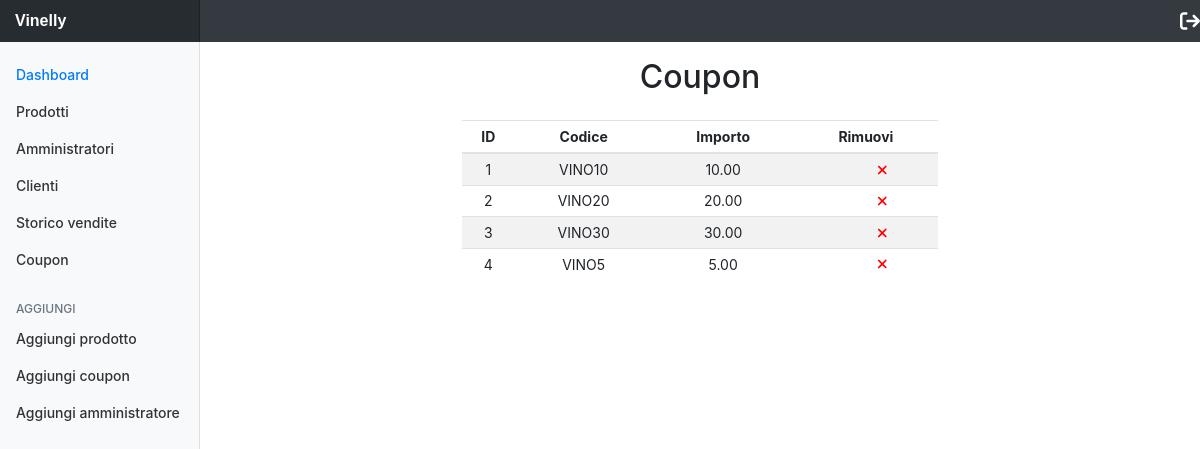
/pages/panel/coupon.php (signed in), run on the app's committed database.
### tables this page shows
CREATE TABLE `coupon` (
  `id` int(11) NOT NULL,
  `codice` varchar(50) NOT NULL,
  `importo_sconto` double(15,2) NOT NULL
);

### pages/panel/coupon.php (the view, shortened to what this page needs)
<!doctype html>
<?php
include "session.php";
$query1 = "SELECT * FROM coupon";
$result = mysqli_query($db, $query1);
$count = mysqli_num_rows($result);
$i = 0;
?>
<html lang="it">
<head>
	<link href="../css/common.css" rel="stylesheet">
	<link href="../../css/panel.css" rel="stylesheet">
</head>
<body>
	<?php
	include "panel_header.php";
	?>
	<div class="container-fluid">
		<div class="row">
			<?php
			include "panel_sidebar.php";
			?>
			<main role="main" class="col-md-9 ml-sm-auto col-lg-10 pt-3 px-4 text-center">
				<h2>Coupon</h2>
				<div class="table-responsive mt-4">
					<table class="table table-striped table-sm" style="width: 50%" align="center">
						<thead>
							<tr>
								<th>ID</th>
								<th>Codice</th>
								<th>Importo</th>
								<th>Rimuovi</th>
							</tr>
						</thead>
						<tbody>
							<?php
							while ($i < $count) {
								$row = mysqli_fetch_assoc($result);
							?>
								<tr>
									<td><?php echo $row['id'] ?></td>
									<td><?php echo $row['codice'] ?></td>
									<td><?php echo $row['importo_sconto'] ?></td>
									<td>
										<a class="mt-2 move-button" href="coupon.php?remove=<?php echo $row['id'] ?>">
											<i class="fa fa-remove remove-product"><button class="btn btn-outline-success"></button></i>
										</a>
									</td>
								</tr>
							<?php
								$i++;
							} ?>
						</tbody>
					</table>
				</div>
			</main>
		</div>
	</div>
</body>
</html>

### css/panel.css (style rules this page uses)
body { font-size: .875rem; }

### data on the page
coupon: id "1", codice "VINO10", importo_sconto "10.00"
coupon: id "2", codice "VINO20", importo_sconto "20.00"
coupon: id "3", codice "VINO30", importo_sconto "30.00"
coupon: id "4", codice "VINO5", importo_sconto "5.00"
